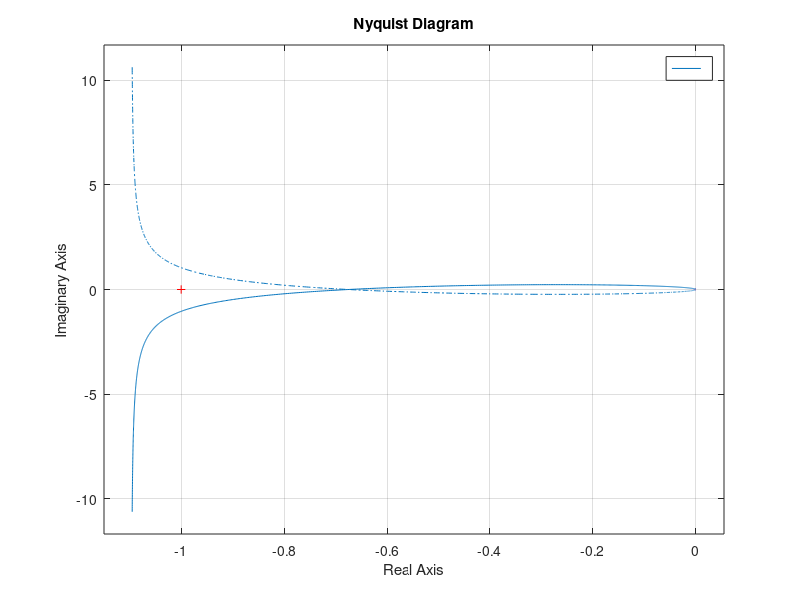
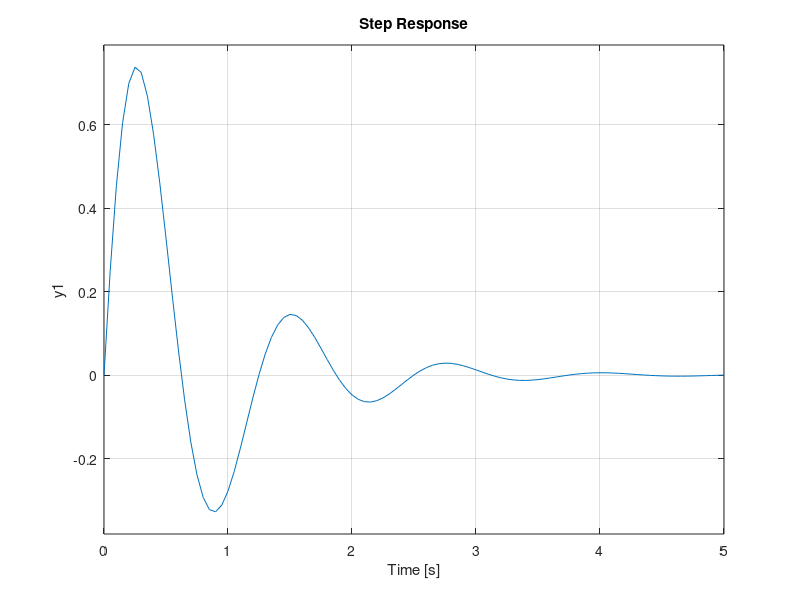
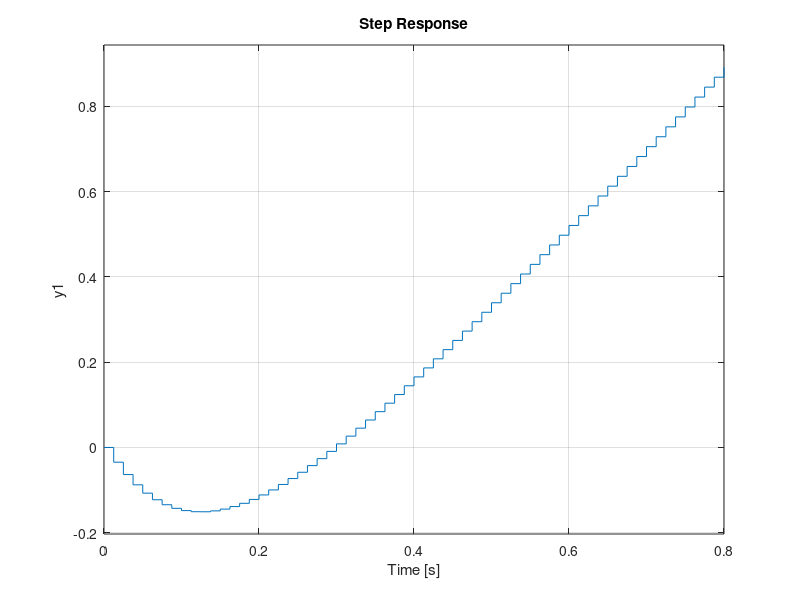

Write the MATLAB code that produced these figures, in order.
close all
n=3; m=5;
H=tf(n,[1 m+n]); G=tf([-1 m], [1 0]);
k=1.8;
nyquist(k*H*G)
H0=feedback(k*H,G);
figure, step(H0)

Hd=c2d(H*G,1/80,'zoh')

figure, step(Hd)